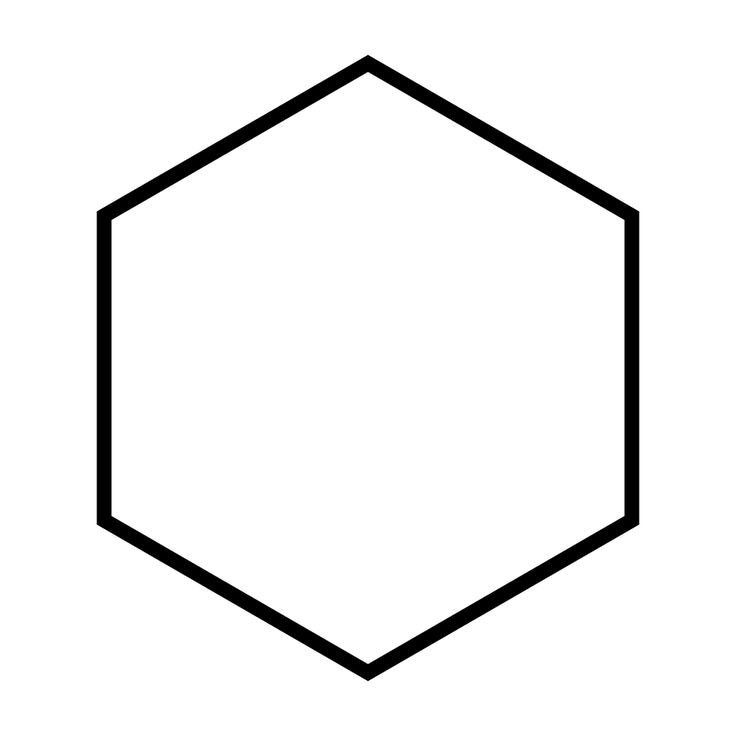
#> input picture level6/hexa.jpg, 736 x 736 px, found by its file name
$ python approx_polyDP.py
#> lines starting #> are read from the running program, lines starting #| are printed output that depends on the picture; after the words box and inside, x2 and y2 are one past the last pixel; in counts of white or black regions, pixels touching at a corner belong together
import cv2
img = cv2.imread('level6\hexa.jpg')
#> img is the input picture: shape (736, 736, 3); min 0, max 255, mean 242.3
gray = cv2.cvtColor(img, cv2.COLOR_BGR2GRAY)
_, thresh = cv2.threshold(gray, 127, 255, cv2.THRESH_BINARY)
#> thresh: shape (736, 736); 95% white; 1 black region
contours, _ = cv2.findContours(thresh, cv2.RETR_TREE, cv2.CHAIN_APPROX_SIMPLE)
#> contours = 3 contours; box (x1, y1, x2, y2) and area: (0, 0, 736, 736) 540225, (96, 54, 640, 682) 255491, (111, 72, 625, 664) 226712
cv2.drawContours(img, contours, -1, (0, 255, 0), 3)
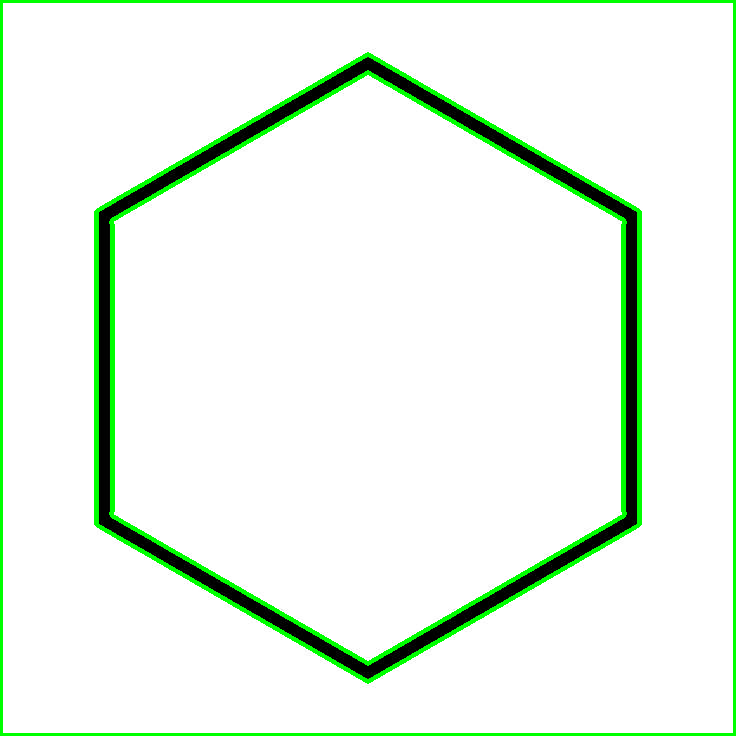
#> img: shape (736, 736, 3); 4.69% of pixels changed, all inside (x1, y1, x2, y2) = (0, 0, 736, 736)
for contour in contours:
    epsilon = 0.01 * cv2.arcLength(contour, True)
    approx = cv2.approxPolyDP(contour, epsilon, True)
    courner=len(approx)
    if courner==3:
        shape="Triangle"
    elif courner==4:
        shape="Rectangle"
    elif courner==5:
        shape="Pentagon"
    elif courner==6:
        shape="Hexagon"
    elif courner==7:
        shape="Heptagon"
    elif courner==8:
        shape="Octagon"
    else:
        shape="Circle"
    cv2.drawContours(img, [approx], 0, (255, 0, 0), 5)
    x,y,w,h=cv2.boundingRect(approx)
    cv2.putText(img,shape,(x,y-10),cv2.FONT_HERSHEY_SIMPLEX,1,(255,0,0),2)
#> this loop made 3 passes
#> (epsilon, approx, courner, shape, x, y, w, h) on pass 1: (29.4, [[0, 0], [0, 735], [735, 735], [735, 0]], 4, 'Rectangle', 0, 0, 736, 736)
#> (epsilon, courner, shape, x, y, w, h) on passes 2 to 3: (19.72, 6, 'Hexagon', 96, 54, 544, 628), (18.63, 6, 'Hexagon', 111, 72, 514, 592)
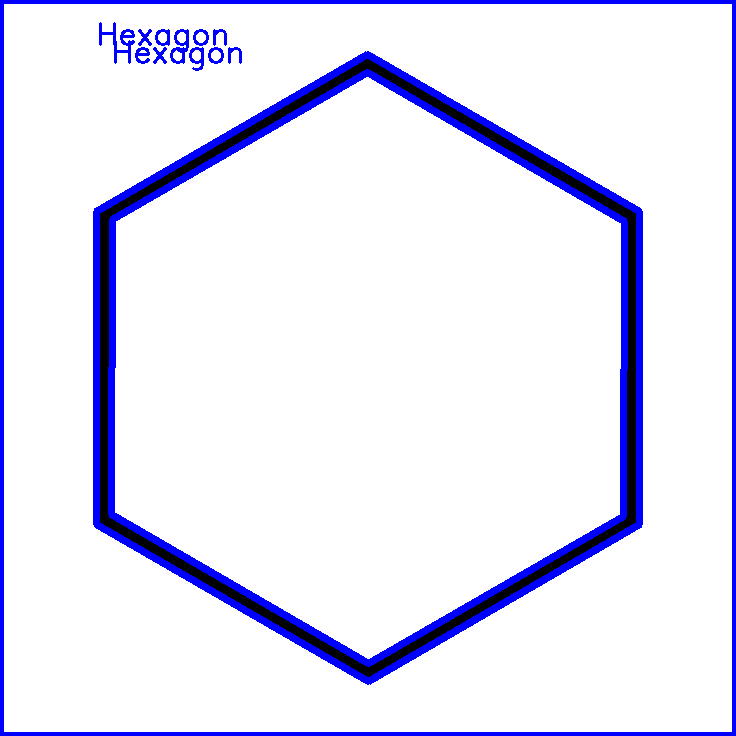
#> img: shape (736, 736, 3); 7.37% of pixels changed, all inside (x1, y1, x2, y2) = (0, 0, 736, 736)
cv2.imshow('Approx PolyDP', img)
# save the image
cv2.imwrite('level6/approx_polyDP_output.jpg', img)
cv2.waitKey(0)
cv2.destroyAllWindows()
